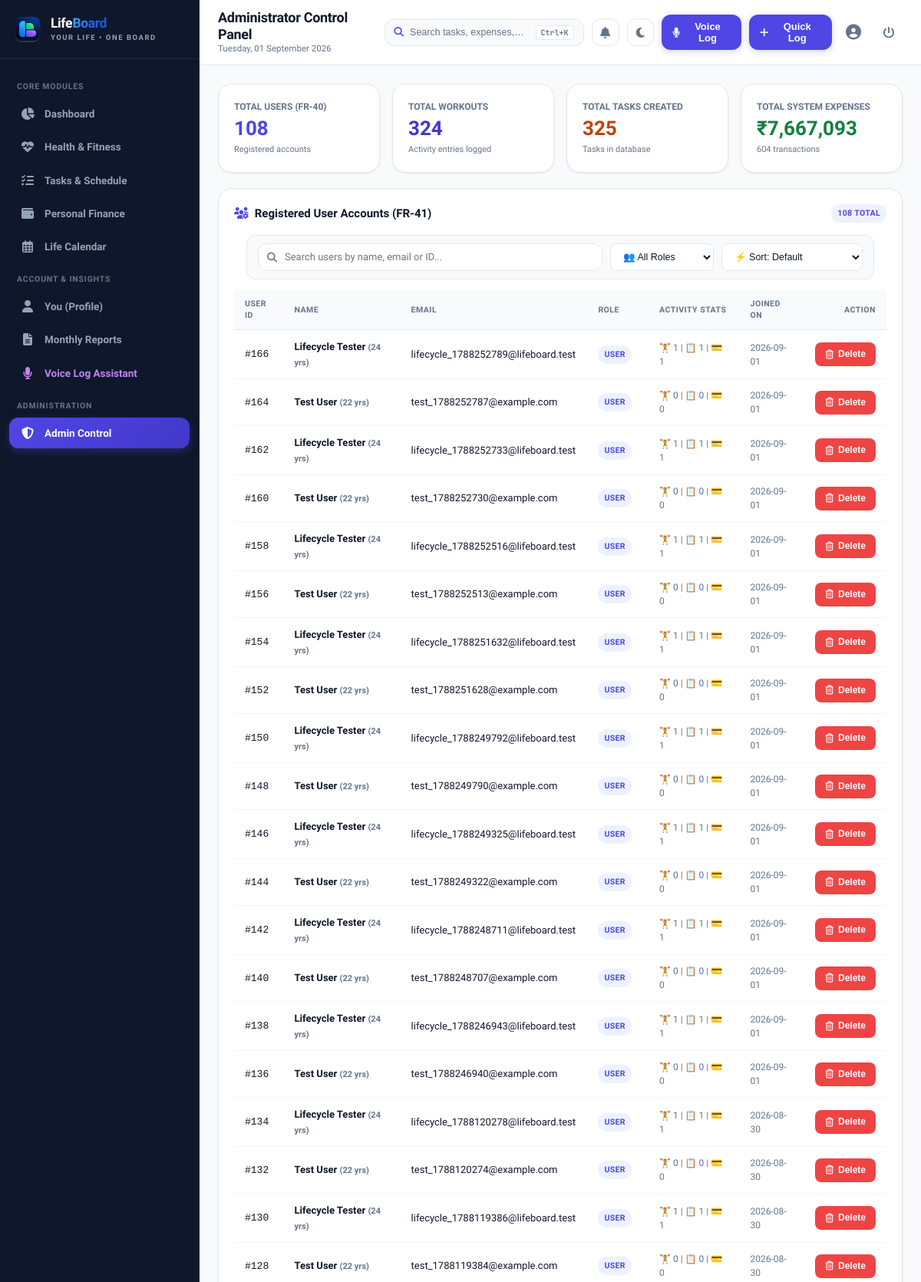
The page /admin (signed in, upper part) on the database its author committed.
### tables this page shows
CREATE TABLE users (
        user_id INTEGER PRIMARY KEY AUTOINCREMENT,
        name VARCHAR(100) NOT NULL,
        email VARCHAR(150) NOT NULL UNIQUE,
        password_hash VARCHAR(256) NOT NULL,
        role VARCHAR(10) DEFAULT 'user',
        phone VARCHAR(20),
        age INTEGER,
        bio TEXT,
        created_at DATETIME DEFAULT CURRENT_TIMESTAMP
    );

### app.py (the view)
@app.route('/admin')
@admin_required
def admin_panel():
    stats = models.get_admin_system_stats()
    users = models.get_all_registered_users()
    logs = models.get_audit_logs(limit=50)
    return render_template('admin/index.html',
                           stats=stats,
                           users=users,
                           logs=logs)

### app.py (called while the page is built)
def admin_required(f):
    @wraps(f)
    def decorated_function(*args, **kwargs):
        if 'user_id' not in session:
            flash('Please log in as an administrator.', 'warning')
            return redirect(url_for('login', next=request.path))
        if session.get('role') != 'admin':
            return render_template('errors/403.html'), 403
        return f(*args, **kwargs)
    return decorated_function

@app.after_request
def add_security_headers(response):
    response.headers['Cache-Control'] = 'no-cache, no-store, must-revalidate, max-age=0'
    response.headers['Pragma'] = 'no-cache'
    response.headers['Expires'] = '0'
    return response

@app.context_processor
def inject_global_variables():
    current_user = None
    notifications = []
    if 'user_id' in session:
        current_user = models.get_user_by_id(session['user_id'])
        notifications = models.get_user_notifications(session['user_id'])
    return {
        'current_user': current_user,
        'notifications': notifications,
        'unread_notifications_count': len(notifications),
        'today_date': date.today().strftime('%A, %d %B %Y'),
        'current_year': date.today().year,
        'current_month': date.today().month,
        'now': datetime.now()
    }

### database.py (called while the page is built)
def get_db():
    conn = sqlite3.connect(DB_PATH)
    conn.row_factory = sqlite3.Row
    conn.execute("PRAGMA foreign_keys = ON;")
    return conn

### models.py (called while the page is built)
def get_user_by_id(user_id: int):
    conn = get_db()
    cursor = conn.cursor()
    cursor.execute("SELECT * FROM users WHERE user_id = ?", (user_id,))
    user = cursor.fetchone()
    conn.close()
    return user

def get_all_registered_users():
    conn = get_db()
    cursor = conn.cursor()
    cursor.execute("""
    SELECT user_id, name, email, role, phone, age, created_at,
           (SELECT COUNT(*) FROM workout_log WHERE workout_log.user_id = users.user_id) AS workout_count,
           (SELECT COUNT(*) FROM tasks WHERE tasks.user_id = users.user_id) AS task_count,
           (SELECT COUNT(*) FROM expense_log WHERE expense_log.user_id = users.user_id) AS expense_count
    FROM users
    ORDER BY created_at DESC
    """)
    users = cursor.fetchall()
    conn.close()
    return users

### templates/admin/index.html (shortened to what this page needs)
{% extends "base.html" %}
{% block page_title %}Administrator Control Panel{% endblock %}
{% block content %}
<div class="grid-4">
  <div class="card">
    <div style="font-size: 12px; font-weight: 700; color: var(--text-muted); text-transform: uppercase;">Total Users (FR-40)</div>
    <div style="font-size: 26px; font-weight: 800; color: var(--primary);">{{ stats.total_users }}</div>
    <div style="font-size: 11px; color: var(--text-muted);">Registered accounts</div>
  </div>
  <div class="card">
    <div style="font-size: 12px; font-weight: 700; color: var(--text-muted); text-transform: uppercase;">Total Workouts</div>
    <div style="font-size: 26px; font-weight: 800; color: #4338ca;">{{ stats.total_workouts }}</div>
    <div style="font-size: 11px; color: var(--text-muted);">Activity entries logged</div>
  </div>
  <div class="card">
    <div style="font-size: 12px; font-weight: 700; color: var(--text-muted); text-transform: uppercase;">Total Tasks Created</div>
    <div style="font-size: 26px; font-weight: 800; color: #c2410c;">{{ stats.total_tasks }}</div>
    <div style="font-size: 11px; color: var(--text-muted);">Tasks in database</div>
  </div>
  <div class="card">
    <div style="font-size: 12px; font-weight: 700; color: var(--text-muted); text-transform: uppercase;">Total System Expenses</div>
    <div style="font-size: 26px; font-weight: 800; color: #15803d;">₹{{ "{:,.0f}".format(stats.total_spent_system) }}</div>
    <div style="font-size: 11px; color: var(--text-muted);">{{ stats.total_expenses }} transactions</div>
  </div>
</div>
<div class="card" style="margin-bottom: 24px;">
  <div class="card-header">
    <h3 class="card-title">
      <i class="fa-solid fa-users-gear" style="color: var(--primary);"></i>
      <span>Registered User Accounts (FR-41)</span>
    </h3>
    <span class="badge badge-primary">{{ users | length }} Total</span>
  </div>
  <div class="filter-toolbar" style="margin: 0 16px 14px 16px;">
    <div class="search-box">
      <input type="text" id="userSearchInput" class="form-control" placeholder="Search users by name, email or ID...">
    </div>
    <select id="userRoleFilter" class="filter-select">
      <option value="all">👥 All Roles</option>
    </select>
    <select id="userSortSelect" class="sort-select">
      <option value="default">⚡ Sort: Default</option>
    </select>
  </div>
  <div class="table-responsive">
    <table class="table-custom">
      <thead>
        <tr>
          <th>User ID</th>
          <th>Name</th>
          <th>Email</th>
          <th>Role</th>
          <th>Activity Stats</th>
          <th>Joined On</th>
          <th style="text-align: right;">Action</th>
        </tr>
      </thead>
      <tbody id="userTableBody">
        {% for u in users %}
        <tr data-name="{{ u.name | escape }}" data-role="{{ u.role }}" data-date="{{ u.created_at }}">
          <td><code>#{{ u.user_id }}</code></td>
          <td style="font-weight: 600;">
            {{ u.name }}
            {% if u.age %}<span style="font-size: 11px; color: var(--text-muted);">({{ u.age }} yrs)</span>{% endif %}
          </td>
          <td>{{ u.email }}</td>
          <td>
            <span class="badge {% if u.role == 'admin' %}badge-danger{% else %}badge-primary{% endif %}">
              {{ u.role }}
            </span>
          </td>
          <td style="font-size: 12px; color: var(--text-muted);">
            🏋️ {{ u.workout_count }} | 📋 {{ u.task_count }} | 💳 {{ u.expense_count }}
          </td>
          <td style="font-size: 12px; color: var(--text-muted);">{{ u.created_at[:10] }}</td>
          <td style="text-align: right;">
            {% if u.user_id != session.get('user_id') %}
            <form action="{{ url_for('admin_delete_user', target_user_id=u.user_id) }}" method="POST" style="display: inline;" data-confirm="Are you sure you want to delete user '{{ u.name }}'? All associated workouts, habits, tasks, and expenses will be permanently removed!">
              <button type="submit" class="btn btn-danger btn-sm" title="Delete User Account">
                <i class="fa-regular fa-trash-can"></i> Delete
              </button>
            </form>
            {% else %}
            <span class="badge badge-secondary">Active Admin</span>
            {% endif %}
          </td>
        </tr>
        {% endfor %}
      </tbody>
    </table>
  </div>
</div>
{% endblock %}

### static/css/style.css (style rules this page uses)
:root { --primary: #4f46e5; --primary-hover: #4338ca; --primary-light: #eef2ff; --primary-border: #c7d2fe; --secondary: #0284c7; --secondary-light: #e0f2fe; --success: #10b981; --success-light: #ecfdf5; --success-border: #a7f3d0; --warning: #f59e0b; --warning-light: #fffbeb; --warning-border: #fde68a; --danger: #ef4444; --danger-light: #fef2f2; --danger-border: #fecaca; --bg-app: #f8fafc; --bg-card: #ffffff; --bg-sidebar: #0f172a; --bg-sidebar-hover: #1e293b; --bg-sidebar-active: #312e81; --text-main: #0f172a; --text-muted: #64748b; --text-light: #94a3b8; --text-sidebar: #cbd5e1; --border-color: #e2e8f0; --border-light: #f1f5f9; --shadow-xs: 0 1px 2px rgba(0, 0, 0, 0.04); --shadow-sm: 0 1px 3px rgba(0, 0, 0, 0.06), 0 1px 2px rgba(0, 0, 0, 0.04); --shadow-md: 0 4px 6px -1px rgba(0, 0, 0, 0.07), 0 2px 4px -1px rgba(0, 0, 0, 0.04); --shadow-lg: 0 10px 15px -3px rgba(0, 0, 0, 0.08), 0 4px 6px -2px rgba(0, 0, 0, 0.04); --shadow-xl: 0 20px 25px -5px rgba(0, 0, 0, 0.1), 0 10px 10px -5px rgba(0, 0, 0, 0.04); --radius-sm: 8px; --radius-md: 12px; --radius-lg: 18px; --radius-full: 9999px; --transition: all 0.2s cubic-bezier(0.4, 0, 0.2, 1); }
*, *::before, *::after { box-sizing: border-box; margin: 0; padding: 0; -webkit-tap-highlight-color: transparent; }
html { font-size: 15px; scroll-behavior: smooth; height: 100%; }
body { font-family: 'Plus Jakarta Sans', -apple-system, BlinkMacSystemFont, "Segoe UI", Roboto, sans-serif; background-color: var(--bg-app); color: var(--text-main); line-height: 1.5; min-height: 100%; overflow-x: hidden; width: 100%; position: relative; text-rendering: optimizeLegibility; -webkit-font-smoothing: antialiased; }
.card { background-color: var(--bg-card); border-radius: var(--radius-lg); border: 1px solid var(--border-color); box-shadow: var(--shadow-sm); padding: 20px; transition: var(--transition); width: 100%; }
.card-header { display: flex; align-items: center; justify-content: space-between; margin-bottom: 16px; flex-wrap: wrap; gap: 10px; }
.card-title { font-size: 15px; font-weight: 800; display: flex; align-items: center; gap: 8px; color: var(--text-main); }
.card-title i { color: var(--primary); }
.grid-4 { display: grid; grid-template-columns: repeat(4, 1fr); gap: 16px; margin-bottom: 20px; width: 100%; }
.badge { display: inline-flex; align-items: center; gap: 4px; padding: 4px 8px; border-radius: var(--radius-full); font-size: 10.5px; font-weight: 700; text-transform: uppercase; letter-spacing: 0.4px; }
.badge-primary { background: var(--primary-light); color: var(--primary); }
.table-responsive { width: 100%; overflow-x: auto; -webkit-overflow-scrolling: touch; }
.table-custom { width: 100%; border-collapse: separate; border-spacing: 0; font-size: 13px; }
.table-custom th { background-color: var(--bg-app); color: var(--text-muted); font-weight: 700; text-transform: uppercase; font-size: 10.5px; letter-spacing: 0.5px; padding: 10px 14px; border-bottom: 1px solid var(--border-color); text-align: left; }
.table-custom td { padding: 12px 14px; border-bottom: 1px solid var(--border-light); color: var(--text-main); vertical-align: middle; }
.btn { display: inline-flex; align-items: center; justify-content: center; gap: 6px; padding: 8px 16px; font-size: 13px; font-weight: 600; border-radius: var(--radius-md); border: 1px solid transparent; cursor: pointer; transition: var(--transition); line-height: 1.4; }
.btn-danger { background-color: var(--danger); color: #ffffff; }
.btn-sm { padding: 6px 12px; font-size: 12px; border-radius: var(--radius-sm); }
.form-control { width: 100%; padding: 11px 14px; font-size: 15px; font-family: inherit; color: var(--text-main); background-color: var(--bg-card); border: 1px solid var(--border-color); border-radius: var(--radius-md); transition: var(--transition); }
.filter-toolbar { display: flex; gap: 10px; align-items: center; flex-wrap: wrap; padding: 10px 14px; background-color: var(--bg-app); border: 1px solid var(--border-color); border-radius: var(--radius-md); margin-bottom: 16px; }
.filter-toolbar .search-box { position: relative; flex: 1; min-width: 180px; }
.filter-toolbar .search-box input { padding-left: 34px; font-size: 13px; height: 36px; }
.filter-toolbar .filter-select, .filter-toolbar .sort-select { font-size: 12.5px; height: 36px; padding: 6px 12px; border-radius: var(--radius-sm); border: 1px solid var(--border-color); background-color: var(--bg-card); color: var(--text-main); min-width: 135px; }

### rows shown on the page
users: user_id "166", name "Lifecycle Tester", age "24", email "lifecycle_1788252789@lifeboard.test", role "USER", workout_count "1", task_count "1", expense_count "1", created_at "2026-09-01"
users: user_id "164", name "Test User", age "22", email "test_1788252787@example.com", role "USER", workout_count "0", task_count "0", expense_count "0", created_at "2026-09-01"
users: user_id "162", name "Lifecycle Tester", age "24", email "lifecycle_1788252733@lifeboard.test", role "USER", workout_count "1", task_count "1", expense_count "1", created_at "2026-09-01"
users: user_id "160", name "Test User", age "22", email "test_1788252730@example.com", role "USER", workout_count "0", task_count "0", expense_count "0", created_at "2026-09-01"
users: user_id "158", name "Lifecycle Tester", age "24", email "lifecycle_1788252516@lifeboard.test", role "USER", workout_count "1", task_count "1", expense_count "1", created_at "2026-09-01"
users: user_id "156", name "Test User", age "22", email "test_1788252513@example.com", role "USER", workout_count "0", task_count "0", expense_count "0", created_at "2026-09-01"
users: user_id "154", name "Lifecycle Tester", age "24", email "lifecycle_1788251632@lifeboard.test", role "USER", workout_count "1", task_count "1", expense_count "1", created_at "2026-09-01"
users: user_id "152", name "Test User", age "22", email "test_1788251628@example.com", role "USER", workout_count "0", task_count "0", expense_count "0", created_at "2026-09-01"
users: user_id "150", name "Lifecycle Tester", age "24", email "lifecycle_1788249792@lifeboard.test", role "USER", workout_count "1", task_count "1", expense_count "1", created_at "2026-09-01"
users: user_id "148", name "Test User", age "22", email "test_1788249790@example.com", role "USER", workout_count "0", task_count "0", expense_count "0", created_at "2026-09-01"
users: user_id "146", name "Lifecycle Tester", age "24", email "lifecycle_1788249325@lifeboard.test", role "USER", workout_count "1", task_count "1", expense_count "1", created_at "2026-09-01"
users: user_id "144", name "Test User", age "22", email "test_1788249322@example.com", role "USER", workout_count "0", task_count "0", expense_count "0", created_at "2026-09-01"
users: user_id "142", name "Lifecycle Tester", age "24", email "lifecycle_1788248711@lifeboard.test", role "USER", workout_count "1", task_count "1", expense_count "1", created_at "2026-09-01"
users: user_id "140", name "Test User", age "22", email "test_1788248707@example.com", role "USER", workout_count "0", task_count "0", expense_count "0", created_at "2026-09-01"
users: user_id "138", name "Lifecycle Tester", age "24", email "lifecycle_1788246943@lifeboard.test", role "USER", workout_count "1", task_count "1", expense_count "1", created_at "2026-09-01"
users: user_id "136", name "Test User", age "22", email "test_1788246940@example.com", role "USER", workout_count "0", task_count "0", expense_count "0", created_at "2026-09-01"
users: user_id "134", name "Lifecycle Tester", age "24", email "lifecycle_1788120278@lifeboard.test", role "USER", workout_count "1", task_count "1", expense_count "1", created_at "2026-08-30"
users: user_id "132", name "Test User", age "22", email "test_1788120274@example.com", role "USER", workout_count "0", task_count "0", expense_count "0", created_at "2026-08-30"
users: user_id "130", name "Lifecycle Tester", age "24", email "lifecycle_1788119386@lifeboard.test", role "USER", workout_count "1", task_count "1", expense_count "1", created_at "2026-08-30"
users: user_id "128", name "Test User", age "22", email "test_1788119384@example.com", role "USER", workout_count "0", task_count "0", expense_count "0", created_at "2026-08-30"

### other values the page prints
{{ stats.total_users }} "108"
{{ stats.total_workouts }} "324"
{{ stats.total_tasks }} "325"
{{ "{:,.0f}".format(stats.total_spent_system) }} "7,667,093"
{{ stats.total_expenses }} "604"
{{ users | length }} "108"
